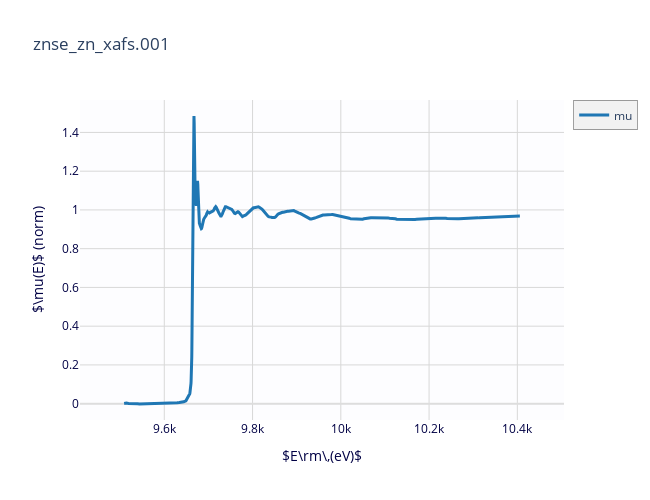

Notebook source saved alongside this figure:
### Code cell
# step 1: read in the data and make mu(E)

data  = read_ascii('../xafsdata/znse_zn_xafs.001', labels=['energy', 'time', 'i0', 'itrans'])
data.mu = -np.log(data.itrans/data.i0)
pre_edge(data)
fig1 = plot_mu(data, show_norm=True)

### Figure 1 — Plotly figure (JSON) as saved in the notebook; plotly's stock layout.template omitted (floating-point values rounded to 4 significant figures; data arrays with more than 128 entries replaced by an {"elided": "..."} marker saying what was removed)
{"data": [{"line": {"color": "#1f77b4", "width": 3}, "name": "mu", "type": "scatter", "uid": "0069856f-ff71-4e96-9803-068e80365187", "x": {"elided": "469 float values"}, "y": {"elided": "469 float values"}}], "layout": {"height": 500, "hovermode": "closest", "legend": {"bgcolor": "#F2F2F2", "borderwidth": 0.5}, "plot_bgcolor": "#FDFDFF", "showlegend": true, "title": {"text": "znse_zn_xafs.001"}, "width": 650, "xaxis": {"color": "#004", "gridcolor": "#D8D8D8", "range": [9409, 10510.0], "showgrid": true, "title": {"text": "$E\\rm\\,(eV)$"}, "zerolinecolor": "#DDD"}, "yaxis": {"color": "#004", "gridcolor": "#D8D8D8", "showgrid": true, "title": {"text": "$\\mu(E)$ (norm)"}, "zerolinecolor": "#DDD"}}}
